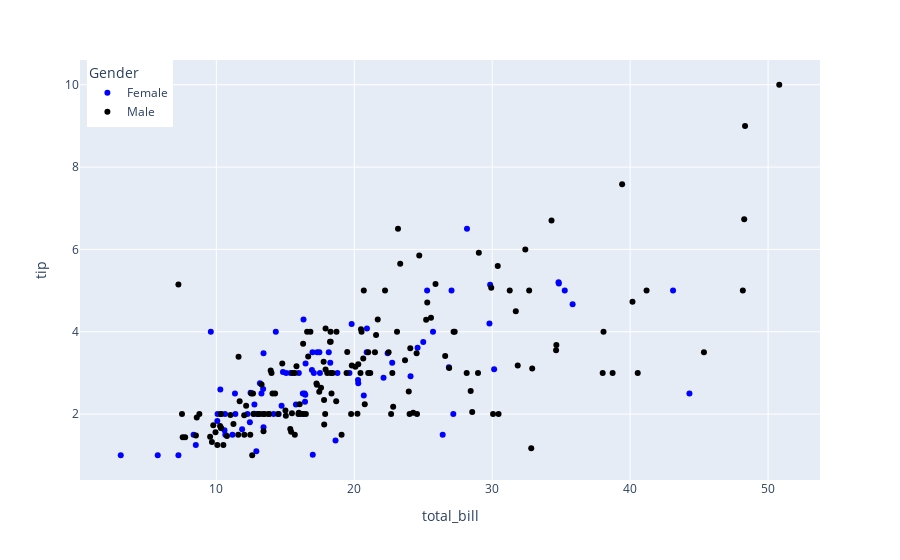

Here is the notebook cell this chart was saved with:
### Code cell
fig.show()

### Figure 1 — Plotly figure (JSON) as saved in the notebook; plotly's stock layout.template omitted (floating-point values rounded to 4 significant figures; data arrays with more than 128 entries replaced by an {"elided": "..."} marker saying what was removed)
{"data": [{"hovertemplate": "sex=Female<br>total_bill=%{x}<br>tip=%{y}<extra></extra>", "legendgroup": "Female", "marker": {"color": "blue", "symbol": "circle"}, "mode": "markers", "name": "Female", "orientation": "v", "showlegend": true, "type": "scatter", "x": [16.99, 24.59, 35.26, 14.83, 10.33, 16.97, 20.29, 15.77, 19.65, 15.06, 20.69, 16.93, 10.29, 34.81, 26.41, 16.45, 3.07, 17.07, 26.86, 25.28, 14.73, 10.07, 34.83, 5.75, 16.32, 22.75, 11.35, 15.38, 44.3, 22.42, 20.92, 14.31, 7.25, 25.71, 17.31, 10.65, 12.43, 24.08, 13.42, 12.48, 29.8, 14.52, 11.38, 20.27, 11.17, 12.26, 18.26, 8.51, 10.33, 14.15, 13.16, 17.47, 27.05, 16.43, 8.35, 18.64, 11.87, 29.85, 25, 13.39, 16.21, 17.51, 10.59, 10.63, 9.6, 20.9, 18.15, 19.81, 43.11, 13, 12.74, 13, 16.4, 16.47, 12.76, 13.27, 28.17, 12.9, 30.14, 13.42, 15.98, 16.27, 10.09, 22.12, 35.83, 27.18, 18.78], "xaxis": "x", "y": [1.01, 3.61, 5, 3.02, 1.67, 3.5, 2.75, 2.23, 3, 3, 2.45, 3.07, 2.6, 5.2, 1.5, 2.47, 1, 3, 3.14, 5, 2.2, 1.83, 5.17, 1, 4.3, 3.25, 2.5, 3, 2.5, 3.48, 4.08, 4, 1, 4, 3.5, 1.5, 1.8, 2.92, 1.68, 2.52, 4.2, 2, 2, 2.83, 1.5, 2, 3.25, 1.25, 2, 2, 2.75, 3.5, 5, 2.3, 1.5, 1.36, 1.63, 5.14, 3.75, 2.61, 2, 3, 1.61, 2, 4, 3.5, 3.5, 4.19, 5, 2, 2.01, 2, 2.5, 3.23, 2.23, 2.5, 6.5, 1.1, 3.09, 3.48, 3, 2.5, 2, 2.88, 4.67, 2, 3], "yaxis": "y"}, {"hovertemplate": "sex=Male<br>total_bill=%{x}<br>tip=%{y}<extra></extra>", "legendgroup": "Male", "marker": {"color": "black", "symbol": "circle"}, "mode": "markers", "name": "Male", "orientation": "v", "showlegend": true, "type": "scatter", "x": {"elided": "157 float values"}, "xaxis": "x", "y": {"elided": "157 float values"}, "yaxis": "y"}], "layout": {"legend": {"title": {"text": "Gender"}, "tracegroupgap": 0, "x": 0.01, "xanchor": "left", "yanchor": "top"}, "margin": {"t": 60}, "xaxis": {"anchor": "y", "domain": [0, 1], "title": {"text": "total_bill"}}, "yaxis": {"anchor": "x", "domain": [0, 1], "title": {"text": "tip"}}}}
